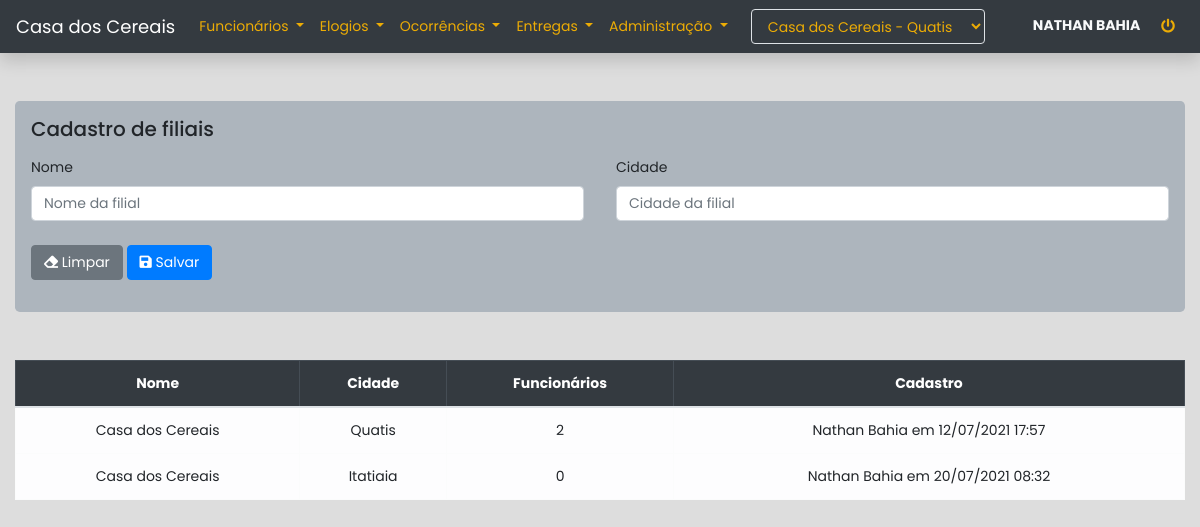
Screenshot of /filiais (signed in) with the database file from the repository.
### apps/core/models.py (models this page shows, shortened)
class Base(models.Model):
    usuario = models.ForeignKey(get_user_model(), on_delete=models.SET_NULL, null=True)
    criacao = models.DateTimeField(auto_now_add=True)
    alteracao = models.DateTimeField(auto_now=True)
    ativo = models.BooleanField(default=True)
    class Meta:
        abstract = True
    @property
    def cadastro(self):
        dt = localtime(self.criacao)
        if self.usuario:
            return f"{self.usuario.get_full_name()} em {dt.strftime('%d/%m/%Y %H:%M')}"
        return f"Usuário excluído em {dt.strftime('%d/%m/%Y')}"

class Filial(Base):
    nome = models.CharField(max_length=255)
    cidade = models.CharField(max_length=255)
    def __str__(self):
        return f'{self.nome} - {self.cidade}'
    class Meta:
        verbose_name = 'Filial'
        verbose_name_plural = 'Filiais'
        ordering = ['nome', 'cidade']

### apps/core/views.py (the view, shortened to what this page needs)
# urls.py: path('filiais', views.filiais, name='filiais'),
@login_required
def filiais(request):
    usuario = request.user.perfil.latest('id')
    if not usuario.tipo == '2':
        return redirect('core:index')
    form = forms.FilialForm()
    context = {
        'form': form,
        'filiais': models.Filial.objects.order_by('nome'),
    }
    return render(request, 'core/filiais/filiais.html', context)

### apps/core/forms.py
class FilialForm(forms.ModelForm):
    nome = forms.CharField(
        widget=forms.TextInput(
            attrs={
                'class': 'form-control',
                'placeholder': 'Nome da filial',
                'required': True
            }
        )
    )
    cidade = forms.CharField(
        widget=forms.TextInput(
            attrs={
                'class': 'form-control',
                'placeholder': 'Cidade da filial',
                'required': True
            }
        )
    )
    class Meta:
        model = models.Filial
        fields = ['nome', 'cidade']

### apps/core/context_processors.py (called while the page is built)
def usuario(request):
    if not request.user.is_authenticated:
        return {}
    context = {'usuario': {}}
    perfil = request.user.perfil.order_by('id').last()
    if perfil:
        context['usuario']['filial'] = perfil.filial
        context['usuario']['filiais'] = models.Filial.objects.all()
        if perfil.tipo == '2':
            context['usuario']['administrador'] = True
    return context

### apps/core/templates/core/filiais/filiais.html (shortened to what this page needs)
{% extends 'core/base.html' %}
{% load bootstrap4 %}
{% block content %}
<div class="container-fluid">
    <form method='post' class='my-5 jumbotron p-3' autocomplete="off">
        <h5>Cadastro de filiais</h5>
        <div class="row mx-0 mt-3">
            <div class="col-12 col-sm-6 px-0 pr-sm-3">
                <div class="form-group mb-2">
                    <label for="{{ form.nome.id_for_label }}">{{ form.nome.label }}</label>
                    {{ form.nome }}
                </div>
            </div>
            <div class="col-12 col-sm-6 px-0 pl-sm-3">
                <div class="form-group mb-2">
                    <label for="{{ form.cidade.id_for_label }}">{{ form.cidade.label }}</label>
                    {{ form.cidade }}
                </div>
            </div>
            <div class="col-12 my-3 px-0">
                <button type="reset" class="btn btn-secondary">
                    <i class="fas fa-eraser"></i> Limpar
                </button>
                <button type="submit" class="btn btn-primary">
                    <i class="fas fa-save"></i> Salvar
                </button>
            </div>
        </div>
    </form>
    {% if filiais %}
        <div class="table-responsive mt-5">
            <table class="table table-bordered text-center">
                <thead class="table-dark">
                    <tr>
                        <th>Nome</th>
                        <th>Cidade</th>
                        <th>Funcionários</th>
                        <th>Cadastro</th>
                    </tr>
                </thead>
                <tbody class="table-light">
                    {% for filial in filiais %}
                    <tr>
                        <td>{{ filial.nome }}</td>
                        <td>{{ filial.cidade }}</td>
                        <td>{{ filial.funcionarios.count }}</td>
                        <td>{{ filial.cadastro }}</td>
                    </tr>
                    {% endfor %}
                </tbody>
            </table>
        </div>
        {% else %}
        <div class="alert alert-warning mt-5">
            Nenhuma filial cadastrada até o momento
        </div>
    {% endif %}
</div>
{% endblock content %}

### apps/core/templates/core/base.html (shortened to what this page needs)
{% load static %}
<!DOCTYPE html>
{% load bootstrap4 %}
<html lang="pt-br">
    <head>
        <link rel="stylesheet" href="https://use.fontawesome.com/releases/v5.0.13/css/all.css">
        {% bootstrap_css %}
    </head>
    <body>
    <nav class="navbar navbar-expand-lg navbar-dark bg-dark shadow mb-5">
        <a class="navbar-brand" href="{% url 'core:index' %}">Casa dos Cereais</a>
        <div class="collapse navbar-collapse" id="navbarSupportedContent">
            <ul class="navbar-nav mr-auto">
                <li class="nav-item dropdown">
                    <a class="nav-link dropdown-toggle text-warning" href="#" id="dropFuncionarios" role="button"
                       data-toggle="dropdown" aria-haspopup="true" aria-expanded="false">
                        Funcionários
                    </a>
                </li>
                <li class="nav-item dropdown text-warning">
                    <a class="nav-link dropdown-toggle text-warning" href="#" id="dropElogios" role="button"
                       data-toggle="dropdown" aria-haspopup="true" aria-expanded="false">
                        Elogios
                    </a>
                </li>
                <li class="nav-item dropdown">
                    <a class="nav-link dropdown-toggle text-warning" href="#" id="dropOcorrencias" role="button"
                       data-toggle="dropdown" aria-haspopup="true" aria-expanded="false">
                        Ocorrências
                    </a>
                </li>
                <li class="nav-item dropdown">
                    <a class="nav-link dropdown-toggle text-warning" href="#" id="dropEntregas" role="button"
                       data-toggle="dropdown" aria-haspopup="true" aria-expanded="false">
                        Entregas
                    </a>
                </li>
                <li class="nav-item dropdown">
                    <a class="nav-link dropdown-toggle text-warning" href="#" id="dropAdm" role="button"
                       data-toggle="dropdown" aria-haspopup="true" aria-expanded="false">
                        Administração
                    </a>
                </li>
            </ul>
            {% if usuario.administrador %}
                <div class="mr-sm-5">
                    <form action="{% url "core:altera_filial" %}" method="post" id="formFilial">
                        <div class="form group">
                            <select name="filial" id="" class="form-control bg-dark border boder-light text-warning" onchange="$('#formFilial').submit()">
                                {% for filial in usuario.filiais %}
                                    <option value="{{ filial.id }}" {% if usuario.filial == filial %}selected{% endif %}>{{ filial }}</option>
                                {% endfor %}
                            </select>
                        </div>
                    </form>
                </div>
            {% endif %}
            <div class="text-light text-sm-right">
                <b>{{ request.user.get_full_name|upper }}</b>
                <a class='btn btn-sm ml-2' href="{% url 'usuarios:logout' %}" data-toggle="tooltip" title="Sair do sistema">
                    <i class="fas fa-power-off text-warning"></i>
                </a>
            </div>
        </div>
    </nav>
    {% block content %} {% endblock %}
    </body>
</html>

### apps/core/templates/core/base.html (style rules this page uses)
body, a, .btn, .form-control { font-family: 'Poppins', sans-serif; font-size: 14px !important; }
body { background-color: #DDD; }
.jumbotron { background-color: #adb5bd !important; }
.navbar-brand { font-size: 18px !important; }
.text-warning { color: #ecac05 !important; }

### rows the page displays
Filial: nome "Casa dos Cereais", cidade "Quatis", funcionarios.count "2", cadastro "Nathan Bahia em 12/07/2021 17:57"
Filial: nome "Casa dos Cereais", cidade "Itatiaia", funcionarios.count "0", cadastro "Nathan Bahia em 20/07/2021 08:32"

### other values shown
{{ request.user.get_full_name|upper }} "NATHAN BAHIA"
form field filial "Casa dos Cereais - Quatis"
